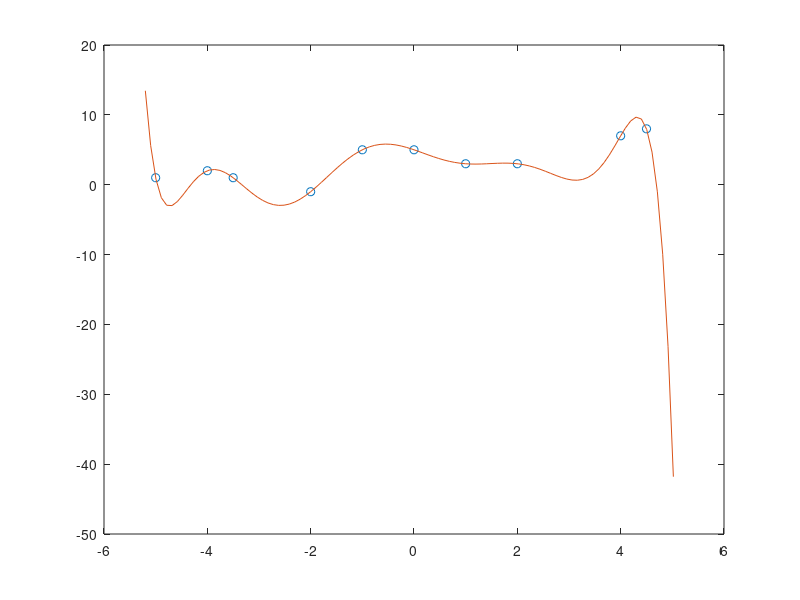

This figure's MATLAB source:

%% **********************************************************************
% Reading
% General reading about linear algebra: 
% Read page 23 to page 46 of Matrix Methods in Data Mining and Pattern
% Recognition, Elden

%% **********************************************************************
% Reading
% Read Regression notes in Bishop "Pattern Recognition and Machine Learning" chapter 1.1 (page 4 - page 12)

%% **********************************************************************
% Polynomial fitting
% Given are a set of n points X in 2D
% Fit a polynomial of degree n-1 by solving a linear system. Currently, the
% linear system is solved using polyfit. I would like you to replace the
% built in polyfit function and manually setup the linear system that
% computes the correct polynomial coefficients.
%
% try this for the point set X and X1

X = [-5 1; -4 2; -3.5 1; -2 -1; -1 5; 0 5; 1 3; 2 3; 4 7; 4.5 8]'

X1 = [-5 1; -3.51 2; -3.5 1; -2 4; -1 5; 0.95 5; 1 3; 2 3; 4 7; 4.5 4]'

figure('name','2D input points');
Xcoords = X(1, :);
Ycoords = X(2, :);
plot( Xcoords, Ycoords, 'o');

p = polyfit(Xcoords, Ycoords, 9)

XcoordsFine = linspace(-5.2, 5.02, 100);

Ypoly = polyval(p, XcoordsFine);

hold on;
plot( XcoordsFine, Ypoly );


